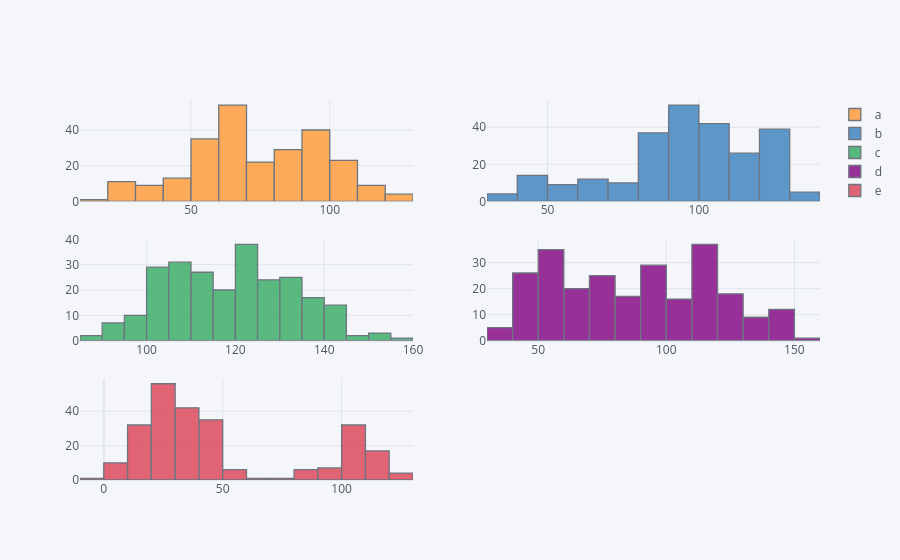

The code cell stored with this chart in its notebook:
### Code cell
plyo.iplot(
    df.iplot(
        kind='hist', 
        subplots=True, 
        bins=15, 
        asFigure=True
    ),
    image='png',
    filename='ply_03'
)

### Figure 1 — Plotly figure (JSON) as saved in the notebook; plotly's stock layout.template omitted (floating-point values rounded to 4 significant figures; data arrays with more than 128 entries replaced by an {"elided": "..."} marker saying what was removed)
{"data": [{"histfunc": "count", "histnorm": "", "marker": {"color": "rgba(255, 153, 51, 1.0)", "line": {"color": "#4D5663", "width": 1.3}}, "name": "a", "nbinsx": 15, "opacity": 0.8, "orientation": "v", "type": "histogram", "x": {"elided": "250 float values"}, "xaxis": "x", "yaxis": "y"}, {"histfunc": "count", "histnorm": "", "marker": {"color": "rgba(55, 128, 191, 1.0)", "line": {"color": "#4D5663", "width": 1.3}}, "name": "b", "nbinsx": 15, "opacity": 0.8, "orientation": "v", "type": "histogram", "x": {"elided": "250 float values"}, "xaxis": "x2", "yaxis": "y2"}, {"histfunc": "count", "histnorm": "", "marker": {"color": "rgba(50, 171, 96, 1.0)", "line": {"color": "#4D5663", "width": 1.3}}, "name": "c", "nbinsx": 15, "opacity": 0.8, "orientation": "v", "type": "histogram", "x": {"elided": "250 float values"}, "xaxis": "x3", "yaxis": "y3"}, {"histfunc": "count", "histnorm": "", "marker": {"color": "rgba(128, 0, 128, 1.0)", "line": {"color": "#4D5663", "width": 1.3}}, "name": "d", "nbinsx": 15, "opacity": 0.8, "orientation": "v", "type": "histogram", "x": {"elided": "250 float values"}, "xaxis": "x4", "yaxis": "y4"}, {"histfunc": "count", "histnorm": "", "marker": {"color": "rgba(219, 64, 82, 1.0)", "line": {"color": "#4D5663", "width": 1.3}}, "name": "e", "nbinsx": 15, "opacity": 0.8, "orientation": "v", "type": "histogram", "x": {"elided": "250 float values"}, "xaxis": "x5", "yaxis": "y5"}], "layout": {"autosize": true, "barmode": "overlay", "legend": {"bgcolor": "#F5F6F9", "font": {"color": "#4D5663"}}, "paper_bgcolor": "#F5F6F9", "plot_bgcolor": "#F5F6F9", "title": {"font": {"color": "#4D5663"}}, "xaxis": {"anchor": "y", "autorange": true, "domain": [0, 0.45], "gridcolor": "#E1E5ED", "range": [10, 130], "showgrid": true, "tickfont": {"color": "#4D5663"}, "title": {"font": {"color": "#4D5663"}, "text": ""}, "type": "linear", "zerolinecolor": "#E1E5ED"}, "xaxis2": {"anchor": "y2", "autorange": true, "domain": [0.55, 1], "gridcolor": "#E1E5ED", "range": [30, 140], "showgrid": true, "tickfont": {"color": "#4D5663"}, "title": {"font": {"color": "#4D5663"}, "text": ""}, "type": "linear", "zerolinecolor": "#E1E5ED"}, "xaxis3": {"anchor": "y3", "autorange": true, "domain": [0, 0.45], "gridcolor": "#E1E5ED", "range": [85, 160], "showgrid": true, "tickfont": {"color": "#4D5663"}, "title": {"font": {"color": "#4D5663"}, "text": ""}, "type": "linear", "zerolinecolor": "#E1E5ED"}, "xaxis4": {"anchor": "y4", "autorange": true, "domain": [0.55, 1], "gridcolor": "#E1E5ED", "range": [30, 160], "showgrid": true, "tickfont": {"color": "#4D5663"}, "title": {"font": {"color": "#4D5663"}, "text": ""}, "type": "linear", "zerolinecolor": "#E1E5ED"}, "xaxis5": {"anchor": "y5", "autorange": true, "domain": [0, 0.45], "gridcolor": "#E1E5ED", "range": [-10, 130], "showgrid": true, "tickfont": {"color": "#4D5663"}, "title": {"font": {"color": "#4D5663"}, "text": ""}, "type": "linear", "zerolinecolor": "#E1E5ED"}, "yaxis": {"anchor": "x", "autorange": true, "domain": [0.7333, 1], "gridcolor": "#E1E5ED", "range": [0, 56.84], "showgrid": true, "tickfont": {"color": "#4D5663"}, "title": {"font": {"color": "#4D5663"}, "text": ""}, "zerolinecolor": "#E1E5ED"}, "yaxis2": {"anchor": "x2", "autorange": true, "domain": [0.7333, 1], "gridcolor": "#E1E5ED", "range": [0, 54.74], "showgrid": true, "tickfont": {"color": "#4D5663"}, "title": {"font": {"color": "#4D5663"}, "text": ""}, "zerolinecolor": "#E1E5ED"}, "yaxis3": {"anchor": "x3", "autorange": true, "domain": [0.3667, 0.6333], "gridcolor": "#E1E5ED", "range": [0, 40], "showgrid": true, "tickfont": {"color": "#4D5663"}, "title": {"font": {"color": "#4D5663"}, "text": ""}, "zerolinecolor": "#E1E5ED"}, "yaxis4": {"anchor": "x4", "autorange": true, "domain": [0.3667, 0.6333], "gridcolor": "#E1E5ED", "range": [0, 38.95], "showgrid": true, "tickfont": {"color": "#4D5663"}, "title": {"font": {"color": "#4D5663"}, "text": ""}, "zerolinecolor": "#E1E5ED"}, "yaxis5": {"anchor": "x5", "autorange": true, "domain": [0, 0.2667], "gridcolor": "#E1E5ED", "range": [0, 58.95], "showgrid": true, "tickfont": {"color": "#4D5663"}, "title": {"font": {"color": "#4D5663"}, "text": ""}, "zerolinecolor": "#E1E5ED"}}}
